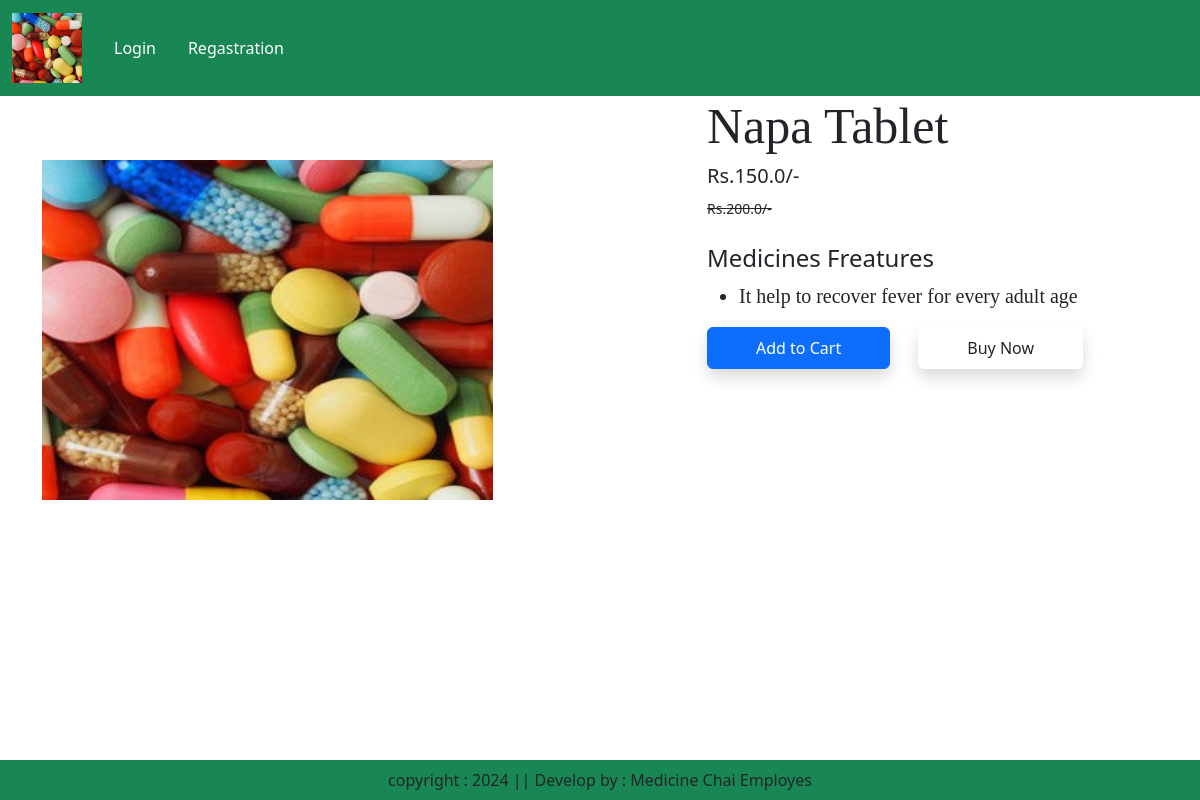
Page /product-detail/4 on the committed database.
### app/models.py (models this page shows)
class Product(models.Model):
    title = models.CharField(max_length=100)
    selling_price = models.FloatField()
    discounted_price = models.FloatField()
    description = models.TextField(default='')
    composition = models.TextField(default='')
    prodapp = models.TextField(default='')
    category = models.CharField(choices=CATEGORY_CHOICES,max_length=2)
    product_image = models.ImageField(upload_to='product')
    def __str__(self):
        return self.title

### app/views.py (the view)
# urls.py: path("product-detail/<int:pk>",views.ProductDetail.as_view(),name="product-detail"),
class ProductDetail(View):
    def get(self,request,pk):
        product = Product.objects.get(pk=pk)
        return render(request,"app/productdetail.html",locals())

### app/templates/app/productdetail.html (shortened to what this page needs)
{% extends 'app/base.html' %}
{% load static %}
{% block main-content %}
 <div class="container">
    <div class="row flex justify-content-between">
       <div class="img2 col-lg-5 mt-5">
        <img src="{{product.product_image.url}}"class="image col-xs-6
        col-sm-12 col-lg-12 mt-3 text-sm-center w-100 h-75" alt="">
       </div>
       <div class="productdetail col-lg-5">
        <h1 style="font-family: Georgia; font-size: 50px;">{{product.title}}
        </h1>
        <h5>Rs.{{product.discounted_price}}/-</h5>
        <small calss="text-decoration-line-through text-muted
        fs-5"><del>Rs.{{product.selling_price}}/-</small></del>
        <br><br><h4>Medicines Freatures</h4>
        <ul class="fs-5" style="font-family: Rajdhanu">
                <li>{{product.description}}</li>
      </ul>
         <form action="/add-to-cart" class="d-inline">
            <button type="submit" class="btn btn-primary shadow px-5 py-2">Add to Cart</button>
         </form>
         <a href="{% url 'showcart' %}"class="btn btn-warping shadow px-5 py-2 ms-4">Buy Now</a>
      </div>
    </div>
   </div>
{% endblock main-content %}

### rows in the picture
Product: product_image (picture), title "Napa Tablet", discounted_price "150.0", selling_price "200.0", description "It help to recover fever for every adult age"
